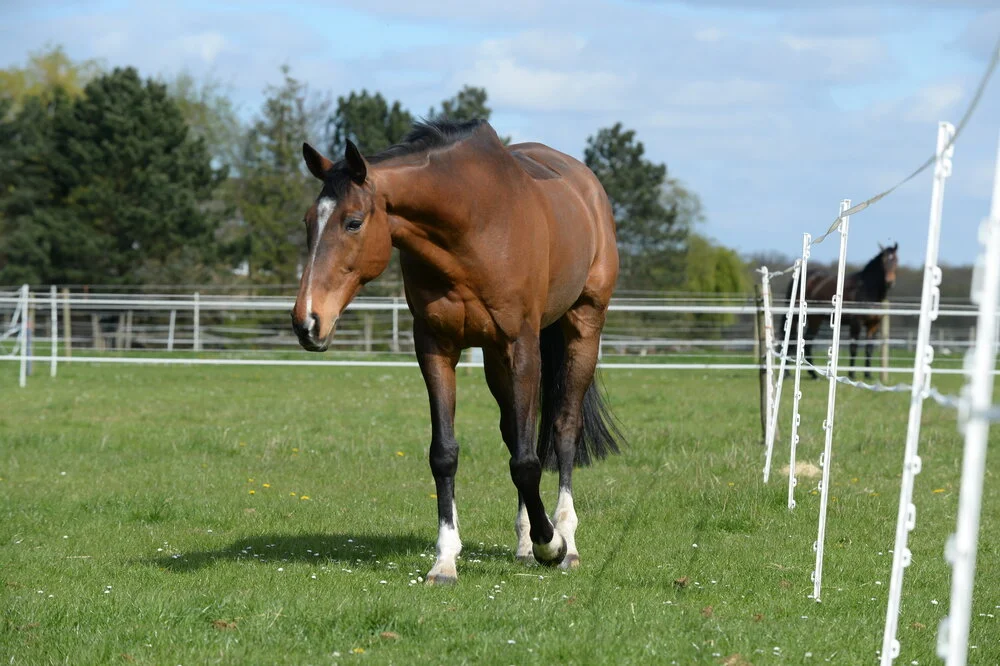
#> input picture pic/v.jpg, 1000 x 666 px, found by its file name
$ jupyter execute --allow-errors 'machine vision1-6.ipynb'
#> lines starting #> are read from the running program, lines starting #| are printed output that depends on the picture
[cell 1]
import cv2
import numpy as np
import matplotlib.pyplot as plt

[cell 2]
img=cv2.imread(r"C:/Users/Student/Desktop/pic/v.jpg")
#> img is the input picture: shape (666, 1000, 3); mean B, G, R 115.5, 140.2, 126.1

[cell 3]
hsvimg=cv2.cvtColor(img,cv2.COLOR_BGR2HSV)
#> hsvimg: shape (666, 1000, 3); mean H, S, V 57.2, 87.6, 149.1

[cell 4]
cv2.imshow("HSV image",hsvimg)
#> (the rest of this cell did not finish here and is left out)

[cell 5]
plt.figure(figsize=[20,5])
plt.subplot(131);plt.imshow(hsvimg[:,:,0],cmap="gray");plt.title("hue");
plt.subplot(132);plt.imshow(hsvimg[:,:,1],cmap="gray");plt.title("saturatin");
plt.subplot(133);plt.imshow(hsvimg[:,:,2],cmap="gray");plt.title("value");
plt.show()
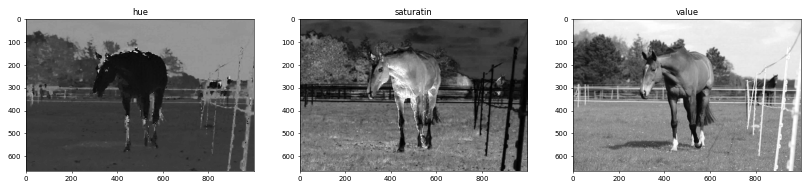
#> figure drawn by matplotlib, 3 panels

[cell 6]
8#key-9oardb open new tab or relad si0te or open new windows media player wt-9f

[cell 7]
saturated_img=cv2.merge([hsvimg[:,:,0],cv2.add(hsvimg[...,1],50),hsvimg[...,2]])
#> saturated_img: shape (666, 1000, 3); mean H, S, V 57.2, 137.2, 149.1
saturated_img=cv2.cvtColor(saturated_img,cv2.COLOR_HSV2BGR)
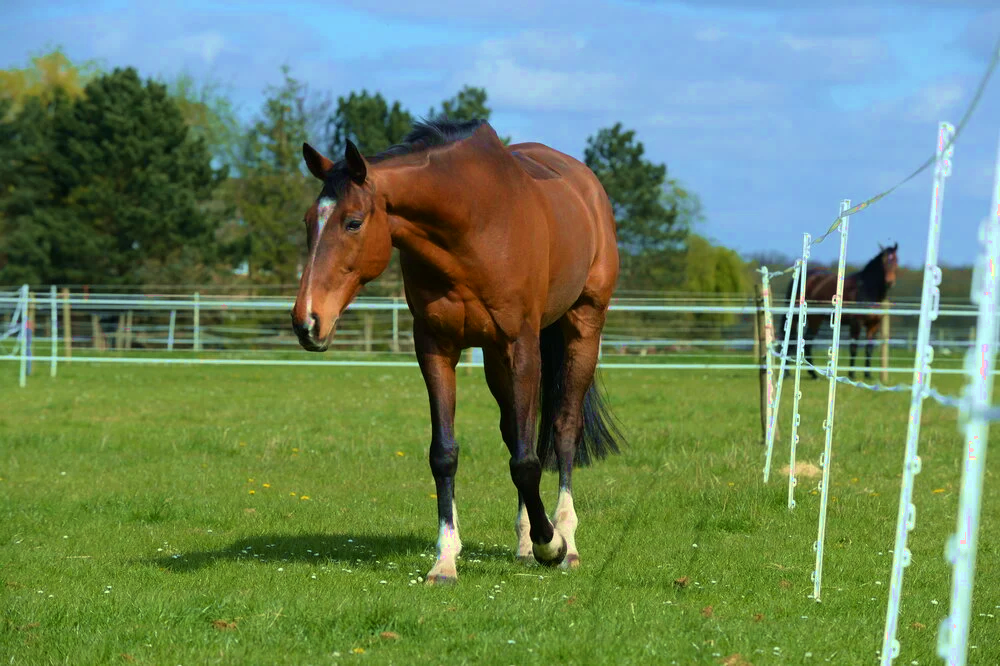
#> saturated_img: shape (666, 1000, 3); mean B, G, R 98.4, 133.5, 107.4
plt.figure(figsize=[12,5])
plt.subplot(121);plt.imshow(saturated_img[...,::-1]);plt.title("saturated_image");
plt.subplot(122);plt.imshow(img[...,::-1]);plt.title("original");
plt.show()
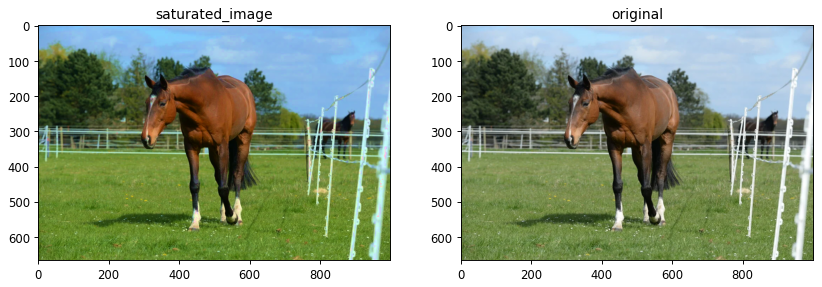
#> figure drawn by matplotlib, 2 panels

[cell 8]
bright_img=cv2.merge([hsvimg[:,:,0],hsvimg[...,1],cv2.add(hsvimg[...,2],100)])
#> bright_img: shape (666, 1000, 3); mean H, S, V 57.2, 87.6, 226.7
bright_img=cv2.cvtColor(bright_img,cv2.COLOR_HSV2BGR)
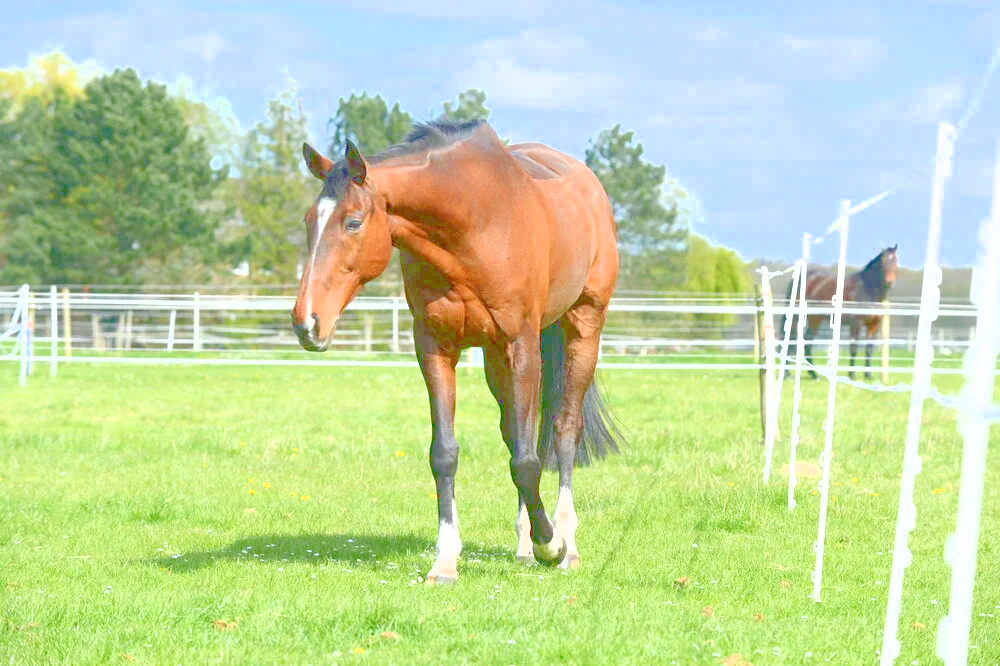
#> bright_img: shape (666, 1000, 3); mean B, G, R 164.5, 214.2, 192.9
plt.figure(figsize=[12,5])
plt.subplot(121);plt.imshow(bright_img[...,::-1]);plt.title("bright_image");
plt.subplot(122);plt.imshow(img[...,::-1]);plt.title("original");
plt.show()
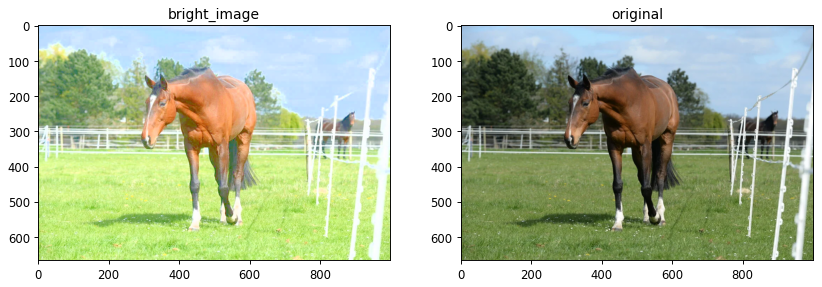
#> figure drawn by matplotlib, 2 panels

$ run again, with pic/0014.jpg copied over pic/v.jpg
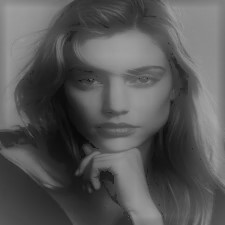
#> input picture pic/0014.jpg, 225 x 225 px, found by its file name
#> img is the input picture: shape (225, 225, 3); min 7, max 165, mean 87.2
#> hsvimg: shape (225, 225, 3); mean H, S, V 0, 0, 87.2
#> `plt.show()`:
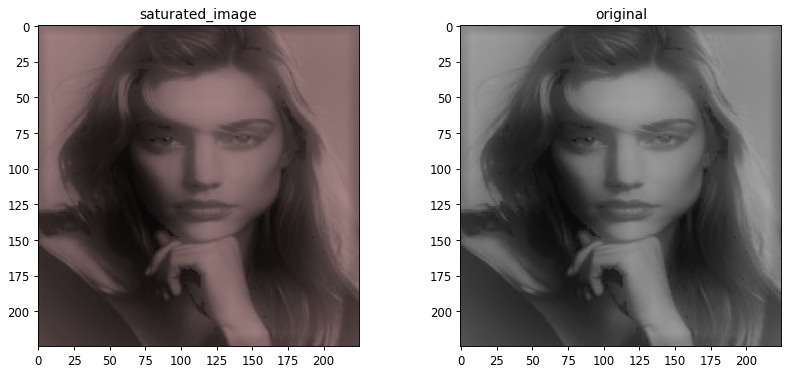
#> figure drawn by matplotlib, 2 panels
#> `bright_img=cv2.cvtColor(bright_img,cv2.COLOR_HSV2BGR)`:
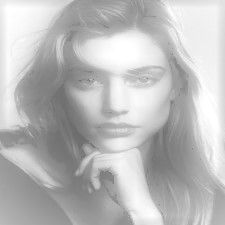
#> bright_img: shape (225, 225, 3); min 107, max 255, mean 187.1

$ run again, with pic/002.jpg copied over pic/v.jpg
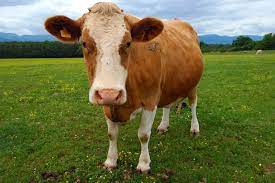
#> input picture pic/002.jpg, 275 x 183 px, found by its file name
#> img is the input picture: shape (183, 275, 3); mean B, G, R 68.2, 112.5, 109.1
#> hsvimg: shape (183, 275, 3); mean H, S, V 42.5, 154.8, 126.1
#> `bright_img=cv2.cvtColor(bright_img,cv2.COLOR_HSV2BGR)`:
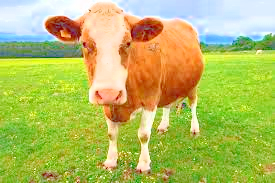
#> bright_img: shape (183, 275, 3); mean B, G, R 95.9, 187.6, 179.9
#> `plt.show()`:
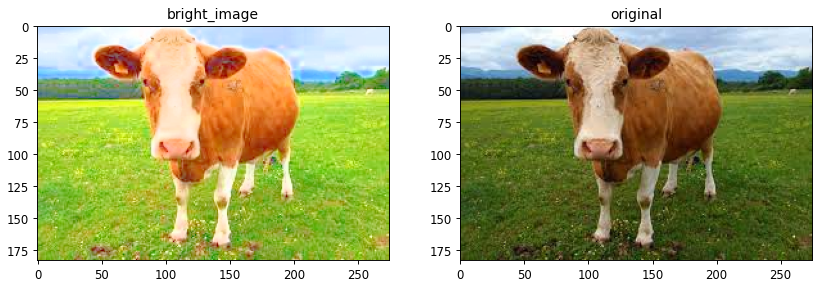
#> figure drawn by matplotlib, 2 panels
